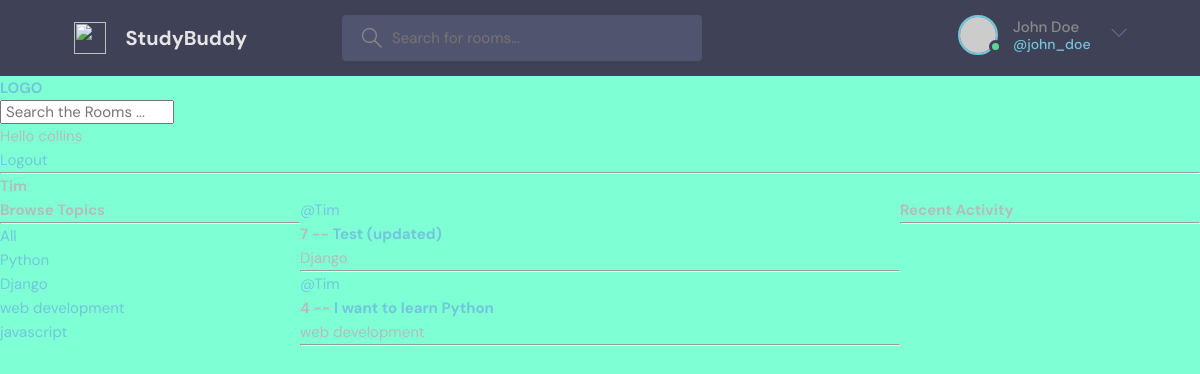
The app's page /profile/2 (signed in) with its own data.
### base/models.py (models this page shows, shortened)
class Topic(models.Model):
    name=models.CharField(max_length=200)

class Room(models.Model):
    host=models.ForeignKey(User,on_delete=models.SET_NULL,null=True)
    topic=models.ForeignKey(Topic, on_delete=models.SET_NULL, null=True)
    name= models.CharField(max_length=200)
    description=models.TextField(null=True, blank=True)
    participants=models.ManyToManyField(User,related_name='participants',blank=True)
    updated= models.DateTimeField(auto_now=True)
    created=models.DateTimeField(auto_now_add=True)
    class Meta:
        ordering=['-updated','-created']

### base/views.py (the view)
# urls.py: path('profile/<str:pk>', views.userProfile, name='user-profile'),
def userProfile(request,pk):
    user=User.objects.get(id=pk)
    room_messages=user.message_set.all()
    rooms=user.room_set.all()
    topics= Topic.objects.all()
    context={'user':user, 'rooms': rooms,'room_messages':room_messages,'topics':topics}
    return render(request, 'base/profile.html', context)

### base/templates/base/profile.html (shortened to what this page needs)
{% extends 'main.html' %}
{% block content %}
<h1>{{user.username}}</h1>
<div class="profile-container">
    <div>
        {% include 'base/topics_component.html' %}
    </div>
    <div>
        {% include 'base/feed_component.html' %}
    </div>
    <div>
        {% include 'base/activity_component.html' %}
    </div>
</div>
{% endblock content%}

### templates/navbar.html
<a href="/">
	<h1>LOGO</h1>
</a>
 <form method="GET" action="{% url 'home' %}">
	<input type="text" name="q" placeholder=" Search the Rooms ..."/>
 </form>
{% if request.user.is_authenticated %}
<p>Hello {{request.user}}</p>
<a href="{% url 'logout' %}">Logout</a>
{% else %}
<a href="{% url 'login' %}">Login</a>
{% endif %}
<hr>

### base/templates/base/topics_component.html
<h3>Browse Topics</h3>
<hr>
<div>
  <div>
    <a href="{% url 'home' %}?q={{topic.name}}">All</a>
  </div>
</div>
{% for topic in topics %}
<div>
  <a href="{% url 'home' %}?q={{topic.name}}">{{topic.name}}</a>
</div>
{% endfor %}

### base/templates/base/feed_component.html (shortened to what this page needs)
<div>
    {% for room in rooms %}
    <div>
      <a href="{% url 'user-profile' room.host.id %}">@{{room.host.username}}</a>
      <h5>{{ room.id }} -- <a href="{% url 'room' room.id %}">{{ room.name }}</a></h5>
      <small>{{room.topic.name}}</small>
      <hr>
    </div>
    {% endfor %}
  </div>

### static/styles/style.css (style rules this page uses)
:root { --color-main: #71c6dd; --color-main-light: #e1f6fb; --color-dark: #3f4156; --color-dark-medium: #51546e; --color-dark-light: #696d97; --color-light: #e5e5e5; --color-gray: #8b8b8b; --color-light-gray: #b2bdbd; --color-bg: #2d2d39; --color-success: #5dd693; --color-error: #fc4b0b; }
* { font-family: "DM Sans", -apple-system, BlinkMacSystemFont, "Segoe UI", Roboto, Oxygen, Ubuntu, Cantarell, "Open Sans", "Helvetica Neue", sans-serif; margin: 0; padding: 0; box-sizing: border-box; text-rendering: optimizeLegibility; font-size: inherit; }
html { font-size: 56.25%; }
@media only screen and (min-width: 1200px) { html { font-size: 62.5%; } }
body { line-height: 1.6; font-weight: 400; font-size: 1.5rem; color: var(--color-light-gray); background-color: var(--color-bg); min-height: 100vh; }
a { display: inline-block; color: var(--color-main); text-decoration: none; }

### static/styles/main.css (style rules this page uses)
body { background-color: aquamarine; }

### base/templates/base/profile.html (style rules this page uses)
.profile-container { display: grid; grid-template-columns: 1fr 2fr 1fr; }

### records on screen
Topic: name "Python"
Topic: name "Django"
Topic: name "web development"
Topic: name "javascript"
Room: host.username "Tim", id "7", name "Test (updated)", topic.name "Django"
Room: host.username "Tim", id "4", name "I want to learn Python", topic.name "web development"

### other values on screen
{{ request.user }} "collins"
{{ user.username }} "Tim"
